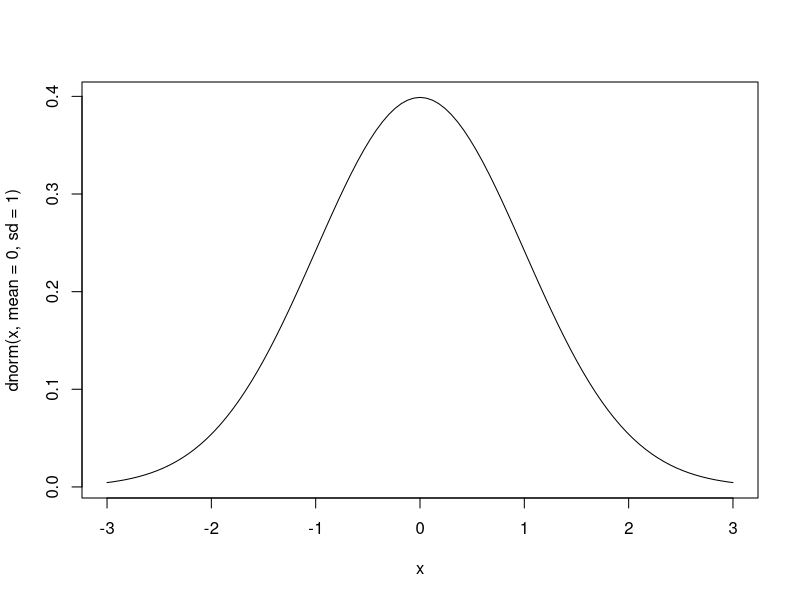
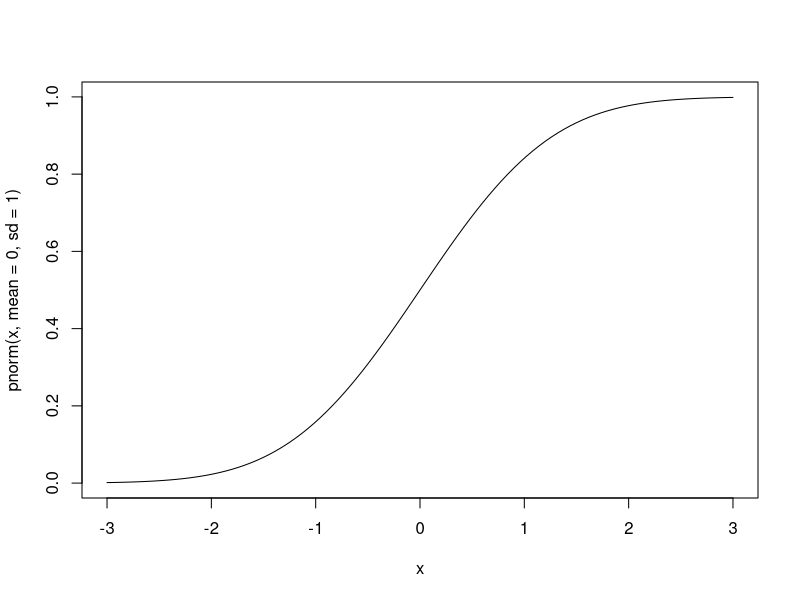
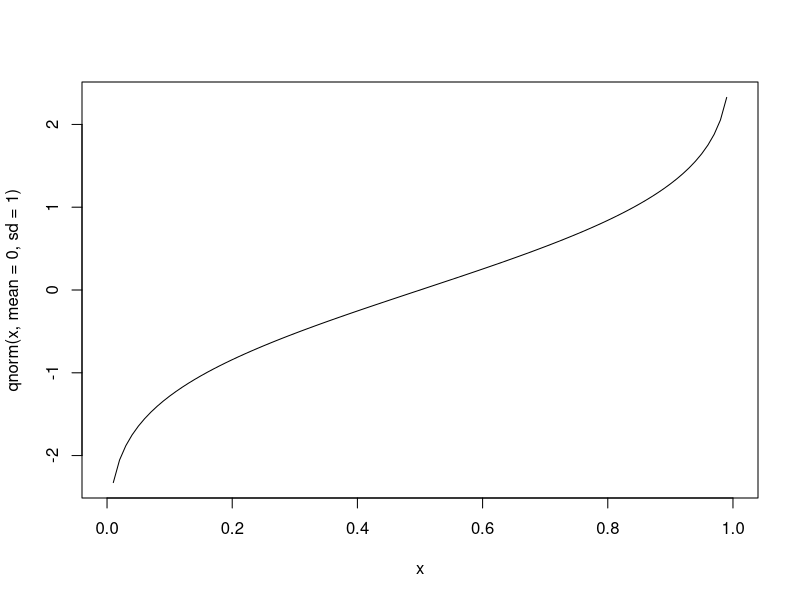
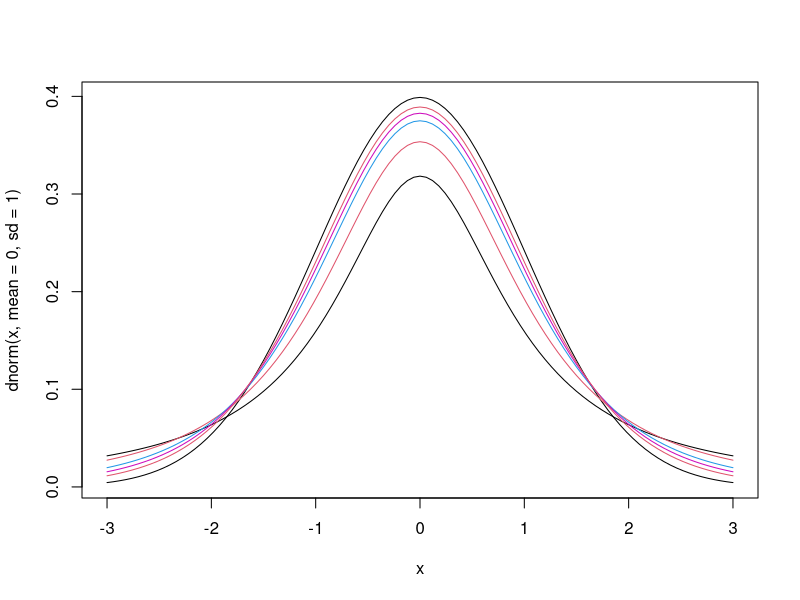
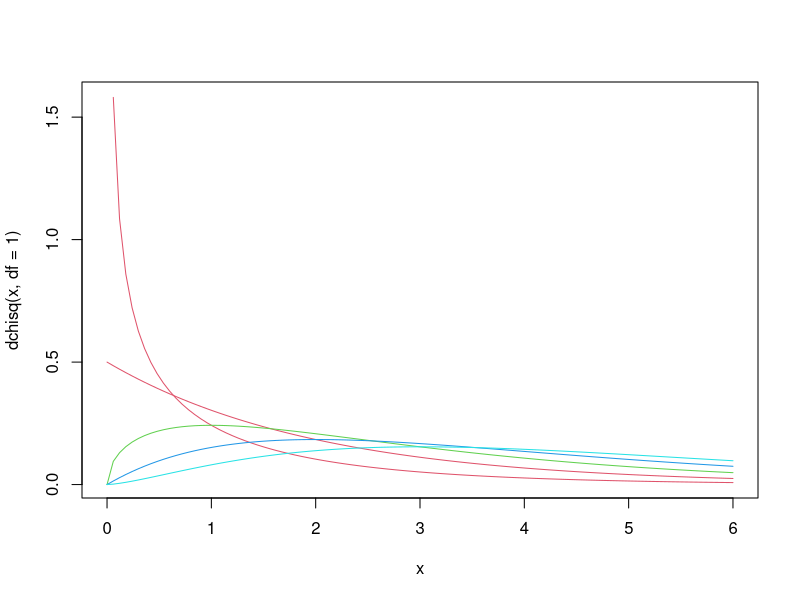
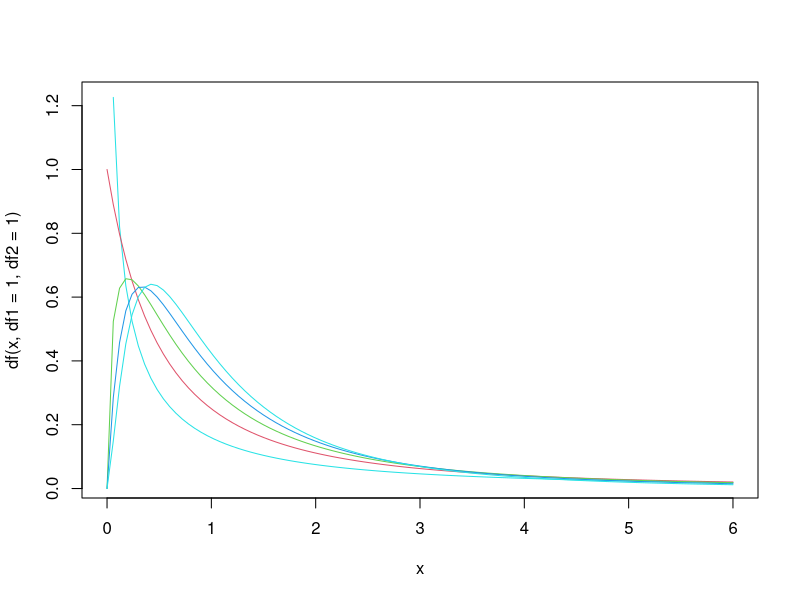
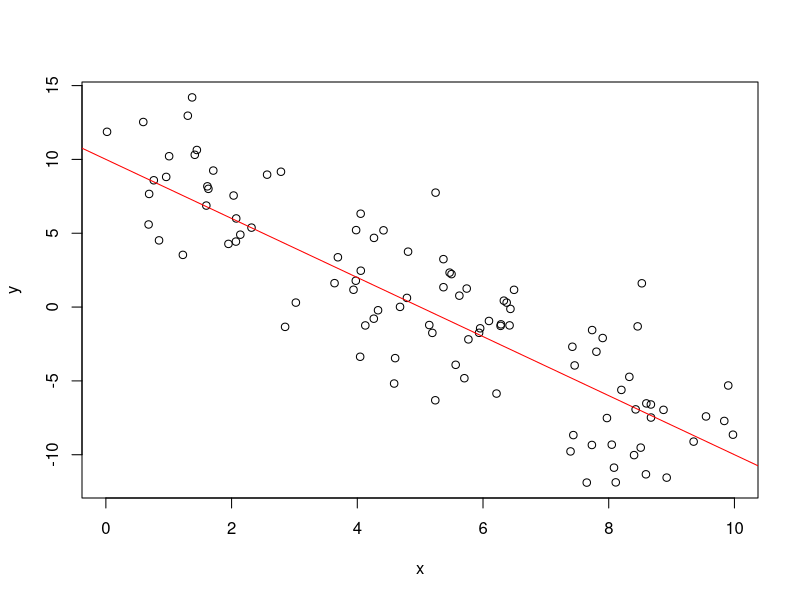
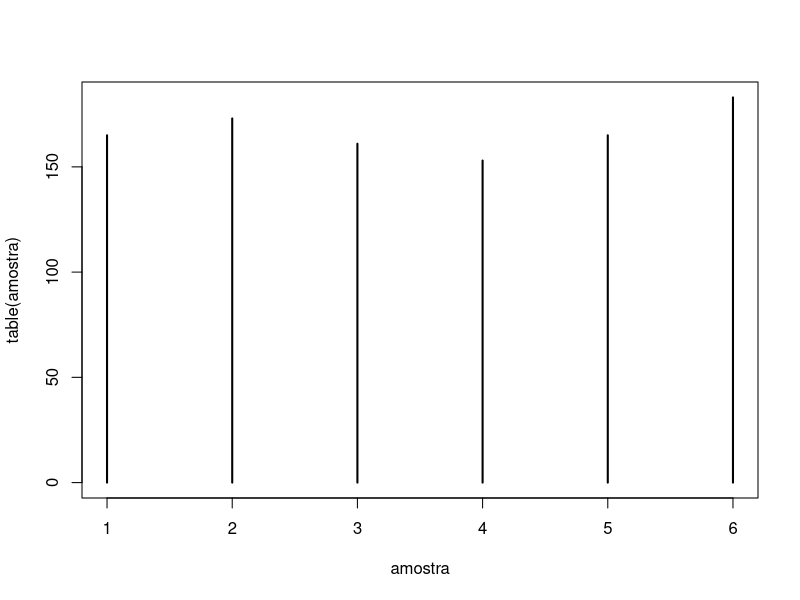

The R script that drew these images, in order:
## ---- chunk 1
knitr::opts_chunk$set(echo = TRUE)
## ---- chunk 2
dnorm(1.96, mean=0, sd=1) # probabilidade para escore padrão de 1,96
dnorm(-1.96, mean=0, sd=1) # probabilidade para escore padrão de -1,96
## ---- chunk 3
pnorm(1.96, mean=0, sd=1) # probabilidade acumulada para escore padrão de 1,96
pnorm(-1.96, mean=0, sd=1) # probabilidade acumulada para escore padrão de -1,96
## ---- chunk 4
pnorm(1.96, mean=0, sd=1) - pnorm(-1.96, mean=0, sd=1)
## ---- chunk 5
qnorm(0.975, mean=0, sd=1) # quantil dada o quantil de 97,5%
qnorm(0.025, mean=0, sd=1) # quantil dada o quantil de 2,5%
## ---- chunk 6
# pdf de normal padrão com estatística (escore padrão) no intervalo -3 e 3
curve(dnorm(x, mean=0, sd=1), from=-3, to=3)

# cdf de normal padrão com estatística (escore padrão) no intervalo -3 e 3
curve(pnorm(x, mean=0, sd=1), from=-3, to=3)

# quantil de normal padrão com probabilidade acumulada no intervalo 0 e 1
curve(qnorm(x, mean=0, sd=1), from=0, to=1)
## ---- chunk 7
curve(dnorm(x, mean=0, sd=1), from=-3, to=3, pch=".") # pdf normal padrão

for (n in c(1, 2, 4, 6, 10)) {
    curve(dt(x, df=n), from=-3, to=3, col=n, add=T) # pdf t-student
}
## ---- chunk 8
curve(dchisq(x, df=1), from=0, to=6, col=n) # pdf qui-quadrado

for (n in c(2:5)) {
    curve(dchisq(x, df=n), from=0, to=6, col=n, add=T) # pdf qui-quadrado
}
## ---- chunk 9
curve(df(x, df1=1, df2=1), from=0, to=6, col=n) # pdf F

for (n in c(2:5)) {
    curve(df(x, df1=n, df2=n), from=0, to=6, col=n, add=T) # pdf F
}
## ---- chunk 10
rnorm(5) # gerando 5 números aleatórios
## ---- chunk 11
# definindo seed
set.seed(2022)
rnorm(5)

# sem definir seed
rnorm(5)

# definindo seed
set.seed(2022)
rnorm(5)
## ---- chunk 12
N = 100 # número de observações
x = runif(N, 0, 10) # nº aleatórios a partir de U[0,10]
head(x)
## ---- chunk 13
e = rnorm(N, mean=0, sd=3)
y = 10 - 2*x + e
plot(x, y) ## scatterplot entre x e y
abline(a=10, b=-2, col="red")
## ---- chunk 14
sample(letters, 5) # Amostragem de 5 letras

sample(1:10, 4) # Amostragem de 4 números de 1 a 10

sample(1:10) # Permutação (amostra mesma qtd de elementos do vetor)

sample(1:10, replace = TRUE) # Amostragem com reposição
## ---- chunk 15
sample(1:6, 1) # amostra um número dentro do vetor 1:6
## ---- chunk 16
amostra = replicate(1000, expr=sample(1:6, 1))
table(amostra) # tabela com contagem das jogadas

# Gráfico
plot(table(amostra), type="h")
## ---- chunk 17
mean(sample(1:6, 2))
## ---- chunk 18
amostra = replicate(1000, mean(sample(1:6, 2, replace=T)))
table(amostra) # tabela com contagem das médias de 2 jogadas

# Gráfico
plot(table(amostra), type="h")
## ---- chunk 19
N = 100 # nº de observações
amostra = replicate(1000, mean(sample(1:6, N, replace=T)))

# Gráfico
plot(table(amostra), type="h", xlim=c(1,6))
